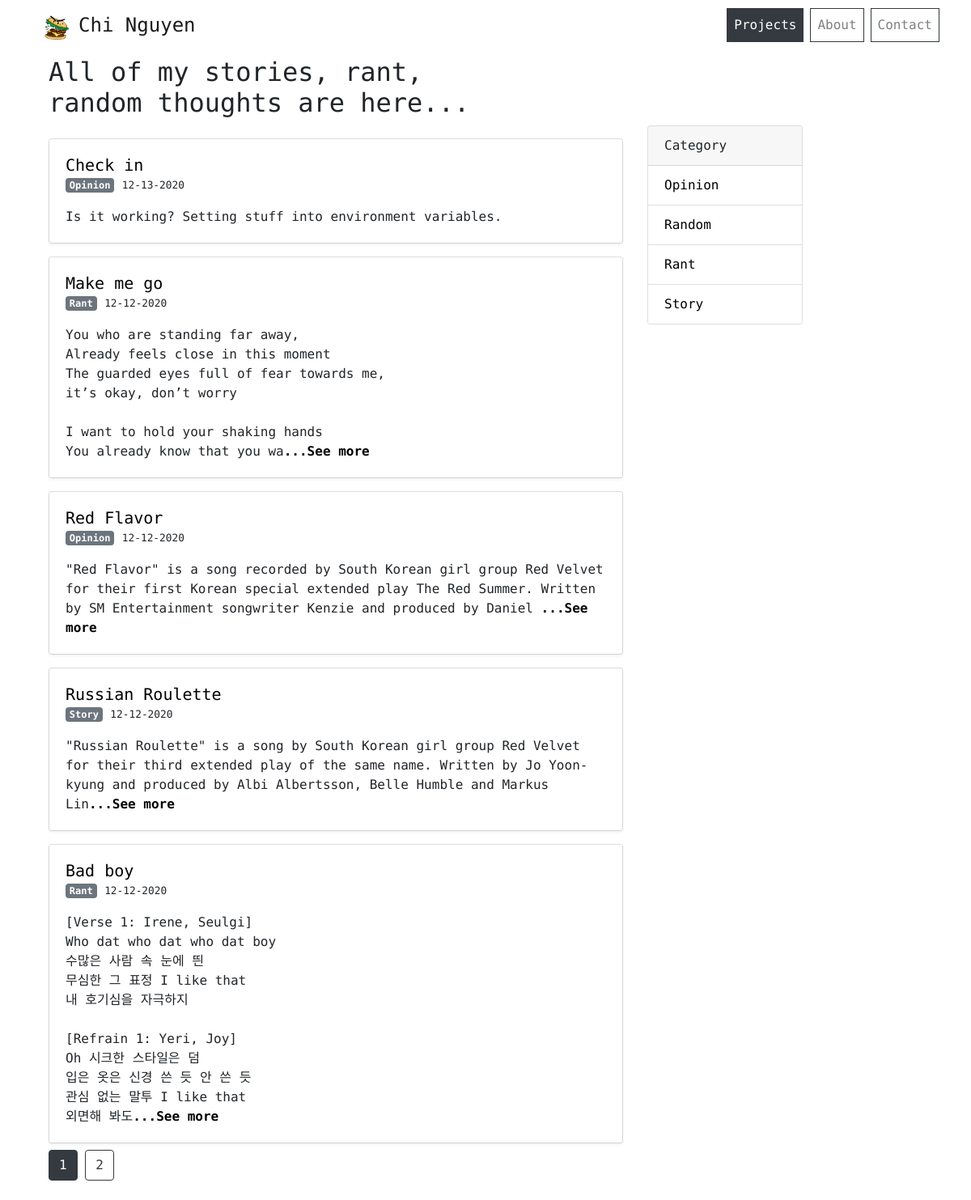
The app's page /blogs/ with its own data.
### chiblog/Blog/blog_model.py (models this page shows, shortened)
class Blog(db.Model):
    id = db.Column(db.Integer, primary_key=True)
    title = db.Column(db.String(100), nullable=False)
    content = db.Column(db.Text, nullable=False)
    image = db.Column(db.String(20), nullable=True, default = 'default.jpg')
    created_at = db.Column(db.DateTime, nullable = False, default = datetime.utcnow)
    category_id = db.Column(db.Integer, db.ForeignKey('category.id'), nullable=False)
    category = db.relationship('Category', backref= db.backref('blogs', lazy=True))

class Category(db.Model):
    id = db.Column(db.Integer, primary_key=True)
    name = db.Column(db.String(20), default = 'story')

### chiblog/Blog/blog_routes.py (the view)
@blog.route('/blogs')
@blog.route('/blogs/')
def blogs():
    page = request.args.get('page', 1, type=int)
    blogs = Blog.query.order_by(Blog.created_at.desc()).paginate(page=page, per_page=5)
    return render_template('blogs.html', posts=blogs)

### chiblog/templates/blogs.html
{% extends "layout.html" %}
{% block content %}
<div class="container-fluid padding">
<div class="row welcome">
    <div class="col-12">
    <h2>All of my stories, rant,<br>random thoughts are here...</h2>
    </div>
    <div class="col-12">
    <div class="row">
      <div class="col-lg-8 col-md-12">
      {% for post in posts.items %}
      <div class="card mt-3 mb-2">
        <div class="card-body shadow-sm">
          <h5 class="card-title mb-0"><a href="{{ url_for('blog.one_blog', blog_id = post.id) }}">{{ post.title }}</a></h5>
          <a href="{{ url_for('blog.category_blog', category = post.category.name) }}" class="badge badge-secondary" aria-pressed="true">{{ post.category.name.capitalize() }}</a>
          <small class="card-subtitle mt-0">{{ post.created_at.strftime('%m-%d-%Y') }}</small>
          {% if post.content|length >= 200 %}
          <p class="card-text mt-3"> {{ post.content[:200] }}<a href="{{ url_for('blog.one_blog', blog_id = post.id) }}"><b>...See more</b></a></p>
          {% else %}
          <p class="card-text mt-3"> {{ post.content }}</p>
          {% endif %}
        </div>
      </div>
      {% endfor %}
      </div>
      <div class="col-lg-4 d-none d-lg-block">
          <div class="card mr-0" style="width: 12rem;">
              <div class="card-header">
                Category
              </div>
              <ul class="list-group list-group-flush">
                <li class="list-group-item"><a href="{{ url_for('blog.category_blog', category = 'opinion') }}">Opinion</a></li>
                <li class="list-group-item"><a href="{{ url_for('blog.category_blog', category = 'random') }}">Random</a></li>
                <li class="list-group-item"><a href="{{ url_for('blog.category_blog', category = 'rant') }}">Rant</a></li>
                <li class="list-group-item"><a href="{{ url_for('blog.category_blog', category = 'story') }}">Story</a></li>
              </ul>
          </div>
      </div>
    </div>
    </div>
</div>
      {% for page_num in posts.iter_pages(left_edge=1, right_edge=1, left_current=1, right_current=2) %}
      {% if page_num %}
        {% if posts.page == page_num %}
          <a class="btn btn-dark mb-4" href="{{ url_for('blog.blogs', page=page_num) }}">{{ page_num }}</a>
        {% else %}
          <a class="btn btn-outline-dark mb-4" href="{{ url_for('blog.blogs', page=page_num) }}">{{ page_num }}</a>
        {% endif %}
      {% else %}
        ...
      {% endif %}
      {% endfor %}
</div>
{% endblock content %}

### chiblog/templates/layout.html (shortened to what this page needs)
<!DOCTYPE html>
<html>
<head>
    <link rel="stylesheet" href="https://cdn.jsdelivr.net/npm/bootstrap@4.5.3/dist/css/bootstrap.min.css">
    <link rel="stylesheet" type="text/css" href="{{ url_for('static', filename='main.css') }}">
    <link rel="stylesheet" href="https://cdnjs.cloudflare.com/ajax/libs/font-awesome/4.7.0/css/font-awesome.min.css">
</head>
<body>
    <nav class="navbar navbar-expand-md navbar-light bg-transparent sticky-top">
      <div class="container-fluid">
      <a class="navbar-brand ml-4 nohover" href="{{ url_for('main.home') }}">
        <img src="{{ url_for('static', filename='images/burger2.png') }}" width="30" height="30" alt="">
        <span style="font-size: 1.5rem; font-weight: 500;">Chi Nguyen</span>
      </a>
      <div class="collapse navbar-collapse" id="navbarResponsive">
             <ul class="navbar-nav ml-auto">
              <li class="nav-item mr-2 border border-dark bg-dark"><a class="nav-link text-white" href="{{ url_for('project.projects') }}"> Projects</a></li>
              <li class="nav-item mr-2 border border-dark"><a class="nav-link" href="{{ url_for('main.about') }}">About</a></li>
              <li class="nav-item mr-2 border border-dark"><a class="nav-link" href="{{ url_for('main.contact') }}">Contact</a></li>
             </ul>
            </div>
    </nav>
    <main role="main" class="container-sm mt-2" id="swup">
    {% block content %}{% endblock %}
    </main>
  </body>
</html>

### chiblog/static/main.css (style rules this page uses)
body { font-family: "Ubuntu Mono", monospace; }
a { color: #000000; }
p { white-space: pre-line; }

### records on screen
Blog: title "Check in", category.name "Opinion", created_at "12-13-2020", content "Is it working? Setting stuff into environment variables."
Blog: title "Make me go", category.name "Rant", created_at "12-12-2020", content "You who are standing far away, Already feels close in this moment The guarded eyes full of fear towards me, it’s okay, don’t worry I want to hold your shaking hands You already know that you wa"
Blog: title "Red Flavor", category.name "Opinion", created_at "12-12-2020", content "\"Red Flavor\" is a song recorded by South Korean girl group Red Velvet for their first Korean special extended play The Red Summer. Written by SM Entertainment songwriter Kenzie and produced by Daniel"
Blog: title "Russian Roulette", category.name "Story", created_at "12-12-2020", content "\"Russian Roulette\" is a song by South Korean girl group Red Velvet for their third extended play of the same name. Written by Jo Yoon-kyung and produced by Albi Albertsson, Belle Humble and Markus Lin"
Blog: title "Bad boy", category.name "Rant", created_at "12-12-2020", content "[Verse 1: Irene, Seulgi] Who dat who dat who dat boy 수많은 사람 속 눈에 띈 무심한 그 표정 I like that 내 호기심을 자극하지 [Refrain 1: Yeri, Joy] Oh 시크한 스타일은 덤 입은 옷은 신경 쓴 듯 안 쓴 듯 관심 없는 말투 I like that 외면해 봐도"

### other values on screen
{{ page_num }} "1"
{{ page_num }} "2"
